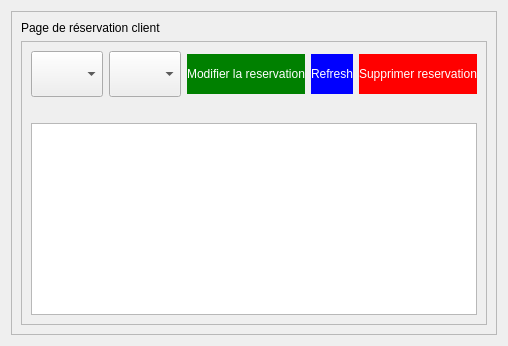
         <widget class="QWidget" name="page_reserv">
          <layout class="QGridLayout" name="gridLayout_8">
           <item row="0" column="0">
            <widget class="QFrame" name="frame_2">
             <property name="frameShape">
              <enum>QFrame::StyledPanel</enum>
             </property>
             <property name="frameShadow">
              <enum>QFrame::Raised</enum>
             </property>
             <layout class="QGridLayout" name="gridLayout_15">
              <item row="1" column="0">
               <widget class="QFrame" name="frame_8">
                <property name="frameShape">
                 <enum>QFrame::StyledPanel</enum>
                </property>
                <property name="frameShadow">
                 <enum>QFrame::Raised</enum>
                </property>
                <layout class="QGridLayout" name="gridLayout_16">
                 <item row="0" column="0">
                  <layout class="QVBoxLayout" name="verticalLayout_7">
                   <item>
                    <layout class="QHBoxLayout" name="horizontalLayout_7">
                     <item>
                      <widget class="QComboBox" name="comboClients_4">
                       <property name="styleSheet">
                        <string notr="true">height: 40px;</string>
                       </property>
                      </widget>
                     </item>
                     <item>
                      <widget class="QComboBox" name="comboBoxReservation">
                       <property name="styleSheet">
                        <string notr="true">height: 40px;</string>
                       </property>
                      </widget>
                     </item>
                     <item>
                      <widget class="QPushButton" name="modifier_reser">
                       <property name="styleSheet">
                        <string notr="true">background-color: green;
color: white;
border: 0;height: 40px;</string>
                       </property>
                       <property name="text">
                        <string>Modifier la reservation</string>
                       </property>
                      </widget>
                     </item>
                     <item>
                      <widget class="QPushButton" name="all_res_btn">
                       <property name="styleSheet">
                        <string notr="true">background-color: blue;
color: white;
border: 0;height: 40px;</string>
                       </property>
                       <property name="text">
                        <string>Refresh</string>
                       </property>
                      </widget>
                     </item>
                     <item>
                      <widget class="QPushButton" name="supprimer_reser">
                       <property name="styleSheet">
                        <string notr="true">background-color: red;
color: white;
border: 0;height: 40px;</string>
                       </property>
                       <property name="text">
                        <string>Supprimer reservation</string>
                       </property>
                      </widget>
                     </item>
                    </layout>
                   </item>
                   <item>
                    <spacer name="horizontalSpacer_3">
                     <property name="orientation">
                      <enum>Qt::Horizontal</enum>
                     </property>
                     <property name="sizeHint" stdset="0">
                      <size>
                       <width>40</width>
                       <height>20</height>
                      </size>
                     </property>
                    </spacer>
                   </item>
                   <item>
                    <widget class="QTableWidget" name="reservation_data"/>
                   </item>
                  </layout>
                 </item>
                </layout>
               </widget>
              </item>
              <item row="0" column="0">
               <widget class="QLabel" name="label_3">
                <property name="text">
                 <string>Page de réservation client</string>
                </property>
               </widget>
              </item>
             </layout>
            </widget>
           </item>
          </layout>
         </widget>
